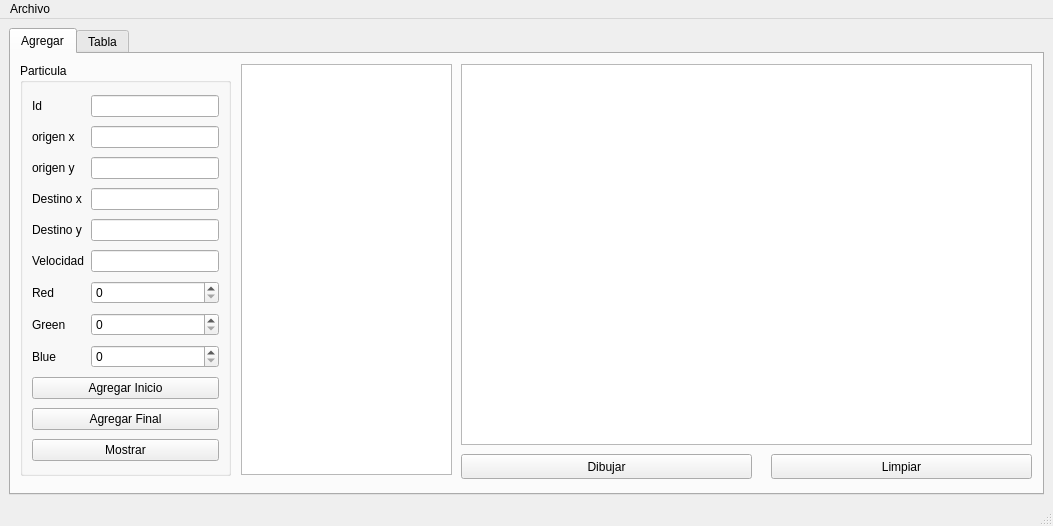
<?xml version="1.0" encoding="UTF-8"?>
<ui version="4.0">
 <class>MainWindow</class>
 <widget class="QMainWindow" name="MainWindow">
  <property name="geometry">
   <rect>
    <x>0</x>
    <y>0</y>
    <width>1053</width>
    <height>526</height>
   </rect>
  </property>
  <property name="windowTitle">
   <string>MainWindow</string>
  </property>
  <widget class="QWidget" name="centralwidget">
   <layout class="QGridLayout" name="gridLayout_2">
    <item row="0" column="0">
     <widget class="QTabWidget" name="tabWidget">
      <property name="currentIndex">
       <number>0</number>
      </property>
      <widget class="QWidget" name="tab">
       <attribute name="title">
        <string>Agregar</string>
       </attribute>
       <widget class="QGroupBox" name="groupBox">
        <property name="geometry">
         <rect>
          <x>9</x>
          <y>9</y>
          <width>211</width>
          <height>413</height>
         </rect>
        </property>
        <property name="title">
         <string>Particula</string>
        </property>
        <layout class="QGridLayout" name="gridLayout">
         <item row="5" column="0">
          <widget class="QLabel" name="label_3">
           <property name="text">
            <string>Velocidad</string>
           </property>
          </widget>
         </item>
         <item row="0" column="1">
          <widget class="QLineEdit" name="leId"/>
         </item>
         <item row="11" column="0" colspan="2">
          <widget class="QPushButton" name="pbMostrar">
           <property name="text">
            <string>Mostrar</string>
           </property>
          </widget>
         </item>
         <item row="7" column="1">
          <widget class="QSpinBox" name="sbGreen"/>
         </item>
         <item row="6" column="1">
          <widget class="QSpinBox" name="sbRed"/>
         </item>
         <item row="4" column="0">
          <widget class="QLabel" name="label_2">
           <property name="text">
            <string>Destino y</string>
           </property>
          </widget>
         </item>
         <item row="5" column="1">
          <widget class="QLineEdit" name="leVelocidad"/>
         </item>
         <item row="3" column="0">
          <widget class="QLabel" name="label">
           <property name="text">
            <string>Destino x</string>
           </property>
          </widget>
         </item>
         <item row="1" column="0">
          <widget class="QLabel" name="label_8">
           <property name="text">
            <string>origen x</string>
           </property>
          </widget>
         </item>
         <item row="3" column="1">
          <widget class="QLineEdit" name="leDestinoX"/>
         </item>
         <item row="1" column="1">
          <widget class="QLineEdit" name="leOrigenx"/>
         </item>
         <item row="2" column="1">
          <widget class="QLineEdit" name="leOrigenY"/>
         </item>
         <item row="4" column="1">
          <widget class="QLineEdit" name="leDestinoY"/>
         </item>
         <item row="8" column="1">
          <widget class="QSpinBox" name="sbBlue"/>
         </item>
         <item row="9" column="0" colspan="2">
          <widget class="QPushButton" name="pbAgregarInicio">
           <property name="text">
            <string>Agregar Inicio</string>
           </property>
          </widget>
         </item>
         <item row="0" column="0">
          <widget class="QLabel" name="label_9">
           <property name="text">
            <string>Id</string>
           </property>
          </widget>
         </item>
         <item row="7" column="0">
          <widget class="QLabel" name="label_5">
           <property name="text">
            <string>Green</string>
           </property>
          </widget>
         </item>
         <item row="10" column="0" colspan="2">
          <widget class="QPushButton" name="pbAgregaFinal">
           <property name="text">
            <string>Agregar Final</string>
           </property>
          </widget>
         </item>
         <item row="2" column="0">
          <widget class="QLabel" name="label_7">
           <property name="text">
            <string>origen y</string>
           </property>
          </widget>
         </item>
         <item row="8" column="0">
          <widget class="QLabel" name="label_6">
           <property name="text">
            <string>Blue</string>
           </property>
          </widget>
         </item>
         <item row="6" column="0">
          <widget class="QLabel" name="label_4">
           <property name="text">
            <string>Red</string>
           </property>
          </widget>
         </item>
        </layout>
       </widget>
       <widget class="QPlainTextEdit" name="salida">
        <property name="geometry">
         <rect>
          <x>230</x>
          <y>10</y>
          <width>211</width>
          <height>411</height>
         </rect>
        </property>
       </widget>
       <widget class="QGraphicsView" name="graphicsView">
        <property name="geometry">
         <rect>
          <x>450</x>
          <y>10</y>
          <width>571</width>
          <height>381</height>
         </rect>
        </property>
       </widget>
       <widget class="QPushButton" name="btnDibujar">
        <property name="geometry">
         <rect>
          <x>450</x>
          <y>400</y>
          <width>291</width>
          <height>25</height>
         </rect>
        </property>
        <property name="text">
         <string>Dibujar</string>
        </property>
       </widget>
       <widget class="QPushButton" name="btnLimpiar">
        <property name="geometry">
         <rect>
          <x>760</x>
          <y>400</y>
          <width>261</width>
          <height>25</height>
         </rect>
        </property>
        <property name="text">
         <string>Limpiar</string>
        </property>
       </widget>
      </widget>
      <widget class="QWidget" name="tab_2">
       <attribute name="title">
        <string>Tabla</string>
       </attribute>
       <layout class="QGridLayout" name="gridLayout_3">
        <item row="2" column="2">
         <widget class="QPushButton" name="btnMostrarTabla">
          <property name="text">
           <string>Mostrar</string>
          </property>
         </widget>
        </item>
        <item row="2" column="0">
         <widget class="QLineEdit" name="lineEditTabla"/>
        </item>
        <item row="2" column="1">
         <widget class="QPushButton" name="btnBuscar">
          <property name="text">
           <string>Buscar</string>
          </property>
         </widget>
        </item>
        <item row="1" column="0" colspan="3">
         <widget class="QTableWidget" name="tableWidget"/>
        </item>
       </layout>
      </widget>
     </widget>
    </item>
   </layout>
  </widget>
  <widget class="QMenuBar" name="menubar">
   <property name="geometry">
    <rect>
     <x>0</x>
     <y>0</y>
     <width>1053</width>
     <height>22</height>
    </rect>
   </property>
   <widget class="QMenu" name="menuArchivo">
    <property name="title">
     <string>Archivo</string>
    </property>
    <addaction name="actionGuardar_archivo"/>
    <addaction name="actionAbrir_archivo"/>
   </widget>
   <addaction name="menuArchivo"/>
  </widget>
  <widget class="QStatusBar" name="statusbar"/>
  <action name="actionGuardar_archivo">
   <property name="text">
    <string>Guardar archivo</string>
   </property>
   <property name="shortcut">
    <string>Ctrl+S</string>
   </property>
  </action>
  <action name="actionAbrir_archivo">
   <property name="text">
    <string>Abrir archivo</string>
   </property>
   <property name="shortcut">
    <string>Ctrl+O</string>
   </property>
  </action>
 </widget>
 <resources/>
 <connections/>
</ui>
